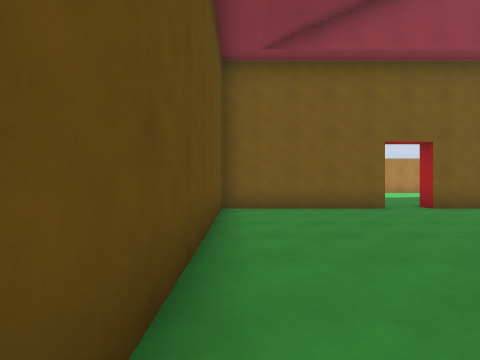
View 1 (above)

16 first-person views from a walk through a 3-D level made in the Godot game engine. The camera is 1.5 m above the floor, looks level and sees 85° across. The floor is counted in squares, 2 m on a side. Each view is taken from the middle of a square. On the plan, view 1 faces up. The plan holds only what a view shows up to about 9 squares ahead; the rest is blank. The place goes on beyond the plan.

View 2
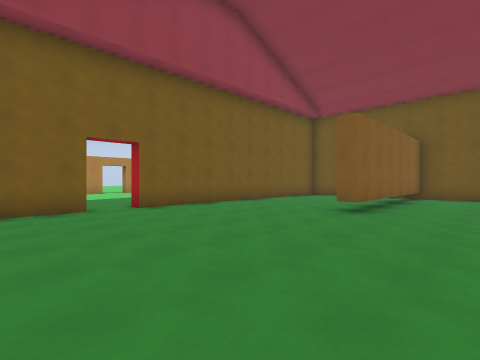

View 3
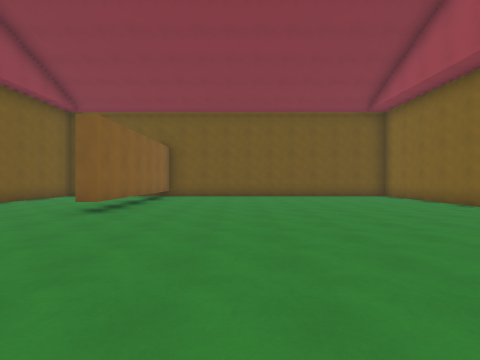

View 4
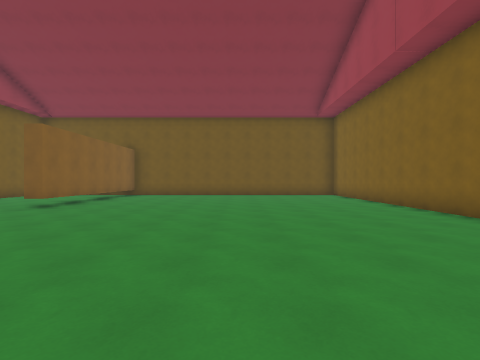

View 5
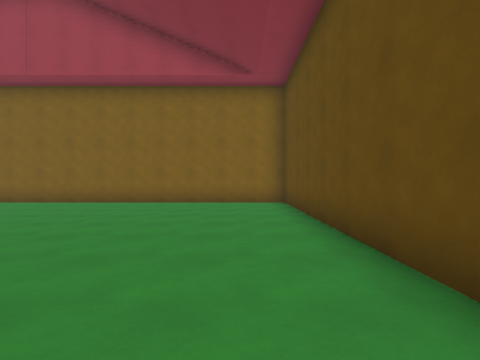

View 6
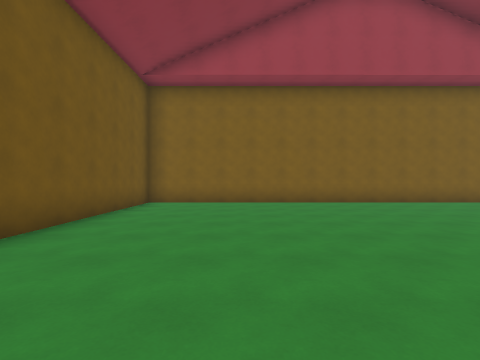

View 7
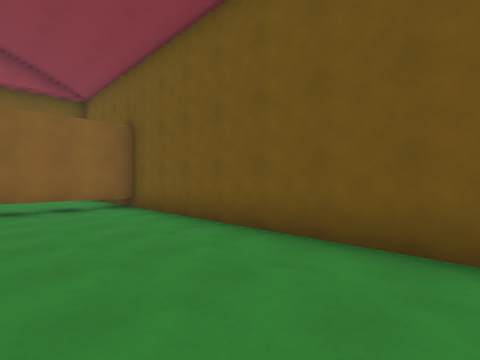

View 8
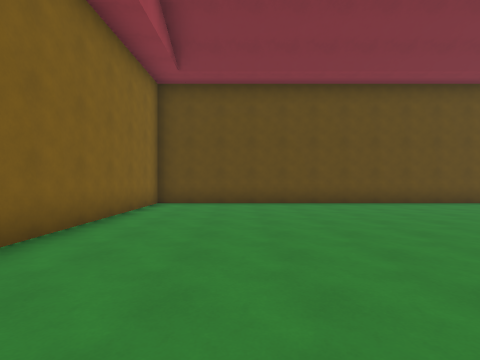

View 9
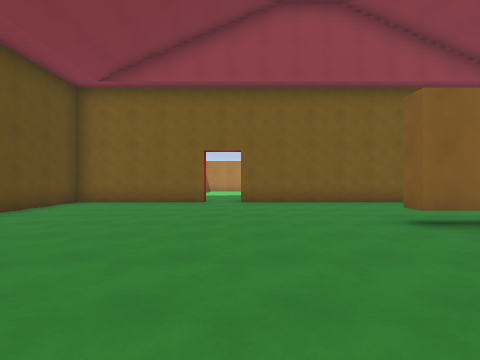

View 10
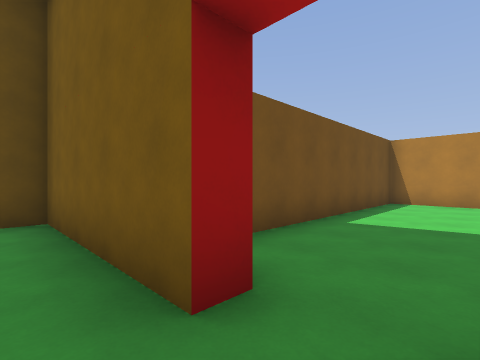

View 11
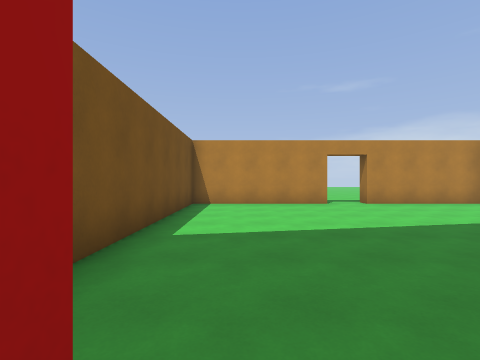

View 12
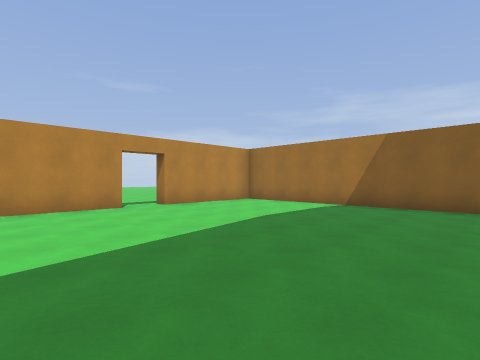

View 13
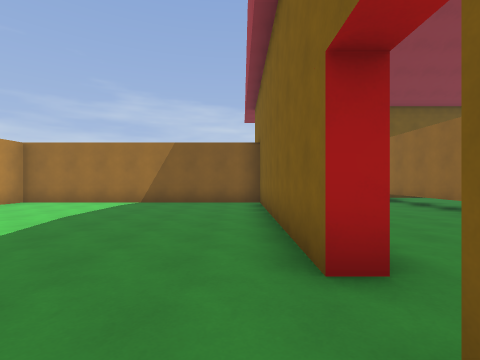

View 14
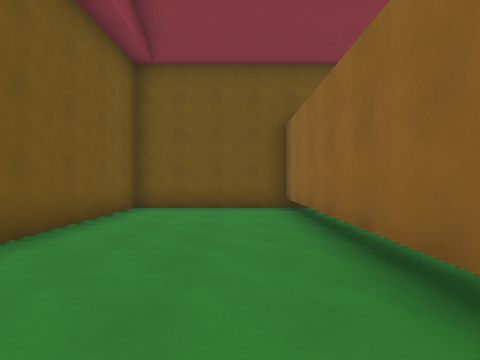

View 15
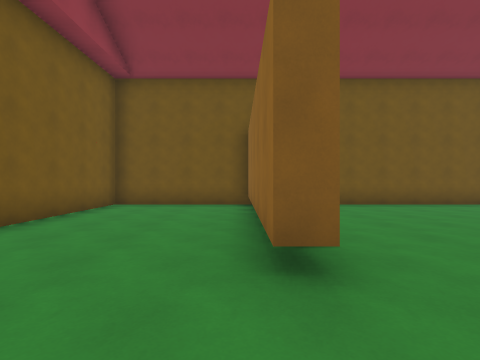

View 16
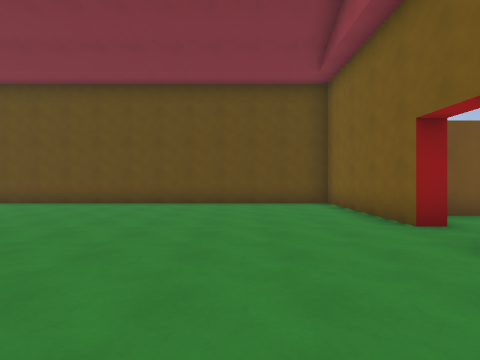

### Floor plan
Key: @ floor where view 1 was taken; # wall or solid block; . floor; T thing the floor can be seen under or through.
Columns run from 1 left of view 1 to 14 right of it. Each row starts with its distance up from view 1.
 16         ..
 15    #####..####
 14    #.........#
 13    #.........#
 12    #.........#
 11    #.........#
 10    #.........#
  9    #.........#
  8    #.........#
  7 #####..#########
  6 #..............#
  5 #..............#
  4 #..............#
  3 #..............#
  2 #........TTTTTT#
  1 #..............#
  0 #@.............#
 -1 #..............#
 -2 #..............#
 -3 #..............#
 -4 #..............#
 -5 #..............#
 -6 #..............#
 -7 #..............#
 -8 ################

Where each view was taken, in squares from view 1:
view 1: 0 up, 0 right, facing up
view 2: 0 up, 2 right, facing up-right
view 3: 1 down, 2 right, facing right
view 4: 3 down, 1 right, facing right
view 5: 1 up, 1 right, facing down
view 6: 1 up, 11 right, facing down
view 7: 5 down, 11 right, facing up-right
view 8: 5 down, 8 right, facing left
view 9: 2 down, 5 right, facing up
view 10: 6 up, 5 right, facing up-left
view 11: 7 up, 4 right, facing up
view 12: 8 up, 4 right, facing up-right
view 13: 8 up, 3 right, facing right
view 14: 4 up, 7 right, facing right
view 15: 3 up, 6 right, facing right
view 16: 4 up, 8 right, facing left
